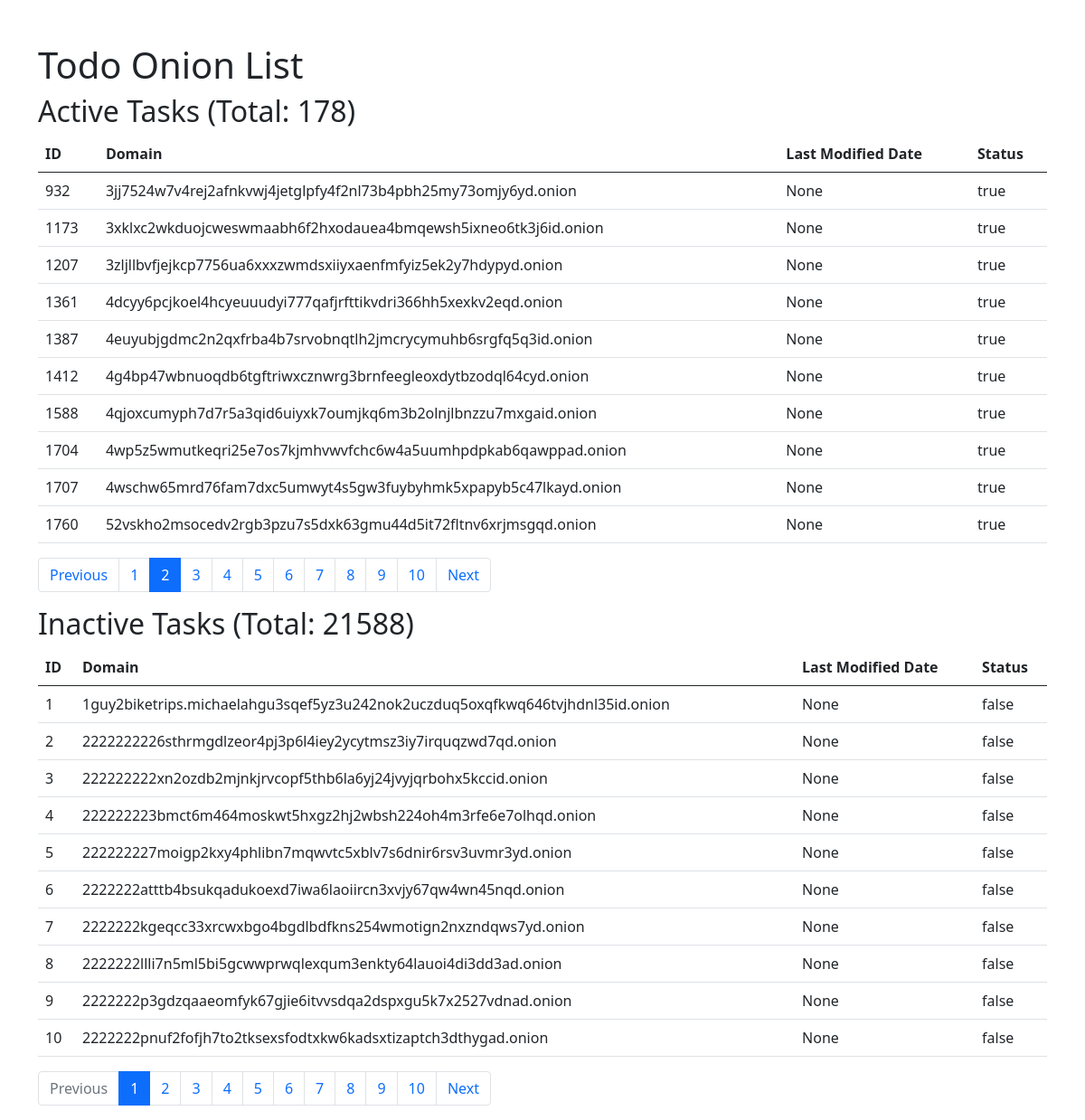
Page /todo?page_active=2&page_inactive=1 on the committed database.
### app/models.py (models this page shows)
class UrlWeb(db.Model):
    __tablename__ = 'url_web'
    id = db.Column(db.Integer,primary_key=True)
    domain = db.Column(db.String(100),nullable=False)
    last_mdate = db.Column(db.String(10),nullable=True)
    status = db.Column(db.String(8),nullable=False)

### app/views.py (the view)
@main.route('/todo')
def todo_onion():
    page_active = int(request.args.get('page_active', 1))
    page_inactive = int(request.args.get('page_inactive', 1))
    items_per_page = 10
    active_list = get_active_tasks(page_active, items_per_page)
    inactive_list = get_inactive_tasks(page_inactive, items_per_page)
    return render_template('TodoOnion.html',
                           activeList=active_list.items,
                           numPagesActive=active_list.pages,
                           pageActive=page_active,
                           inactiveList=inactive_list.items,
                           numPagesInactive=inactive_list.pages,
                           pageInactive=page_inactive,
                           totalActive=active_list.total,
                           totalInactive=inactive_list.total)

### app/services.py (called while the page is built)
def get_active_tasks(page, items_per_page):
    return models.UrlWeb.query.filter_by(status='true').paginate(page=page, per_page=items_per_page, error_out=False)

def get_inactive_tasks(page, items_per_page):
    return models.UrlWeb.query.filter_by(status='false').paginate(page=page, per_page=items_per_page, error_out=False)

### app/templates/TodoOnion.html (shortened to what this page needs)
<!DOCTYPE html>
<html lang="en">
<head>
    <link rel="stylesheet" href="https://cdn.jsdelivr.net/npm/bootstrap@5.1.0/dist/css/bootstrap.min.css">
</head>
<body>
    <div class="container mt-5">
        <h1>Todo Onion List</h1>
        <h2>Active Tasks (Total: {{ totalActive }})</h2>
        <table class="table">
            <thead>
                <tr>
                    <th>ID</th>
                    <th>Domain</th>
                    <th>Last Modified Date</th>
                    <th>Status</th>
                </tr>
            </thead>
            <tbody>
                {% for item in activeList %}
                <tr>
                    <td>{{ item.id }}</td>
                    <td>{{ item.domain }}</td>
                    <td>{{ item.last_mdate }}</td>
                    <td>{{ item.status }}</td>
                </tr>
                {% endfor %}
            </tbody>
        </table>
        <nav aria-label="Page navigation">
            <ul class="pagination">
                <li class="page-item {% if pageActive <= 1 %}disabled{% endif %}">
                    <a class="page-link" href="{{ url_for('main.todo_onion', page_active=pageActive-1, page_inactive=pageInactive) }}">Previous</a>
                </li>
                {% set max_links = 10 %}
                {% set start_page = [pageActive - max_links//2, 1] | max %}
                {% set end_page = [start_page + max_links - 1, numPagesActive] | min %}
                {% for i in range(start_page, end_page + 1) %}
                <li class="page-item {% if i == pageActive %}active{% endif %}">
                    <a class="page-link" href="{{ url_for('main.todo_onion', page_active=i, page_inactive=pageInactive) }}">{{ i }}</a>
                </li>
                {% endfor %}
                <li class="page-item {% if pageActive >= numPagesActive %}disabled{% endif %}">
                    <a class="page-link" href="{{ url_for('main.todo_onion', page_active=pageActive+1, page_inactive=pageInactive) }}">Next</a>
                </li>
            </ul>
        </nav>
        <h2>Inactive Tasks (Total: {{ totalInactive }})</h2>
        <table class="table">
            <thead>
                <tr>
                    <th>ID</th>
                    <th>Domain</th>
                    <th>Last Modified Date</th>
                    <th>Status</th>
                </tr>
            </thead>
            <tbody>
                {% for item in inactiveList %}
                <tr>
                    <td>{{ item.id }}</td>
                    <td>{{ item.domain }}</td>
                    <td>{{ item.last_mdate }}</td>
                    <td>{{ item.status }}</td>
                </tr>
                {% endfor %}
            </tbody>
        </table>
        <nav aria-label="Page navigation">
            <ul class="pagination">
                <li class="page-item {% if pageInactive <= 1 %}disabled{% endif %}">
                    <a class="page-link" href="{{ url_for('main.todo_onion', page_inactive=pageInactive-1, page_active=pageActive) }}">Previous</a>
                </li>
                {% set start_page = [pageInactive - max_links//2, 1] | max %}
                {% set end_page = [start_page + max_links - 1, numPagesInactive] | min %}
                {% for i in range(start_page, end_page + 1) %}
                <li class="page-item {% if i == pageInactive %}active{% endif %}">
                    <a class="page-link" href="{{ url_for('main.todo_onion', page_inactive=i, page_active=pageActive) }}">{{ i }}</a>
                </li>
                {% endfor %}
                <li class="page-item {% if pageInactive >= numPagesInactive %}disabled{% endif %}">
                    <a class="page-link" href="{{ url_for('main.todo_onion', page_inactive=pageInactive+1, page_active=pageActive) }}">Next</a>
                </li>
            </ul>
        </nav>
    </div>
</body>
</html>

### rows in the picture
UrlWeb: id "932", domain "3jj7524w7v4rej2afnkvwj4jetglpfy4f2nl73b4pbh25my73omjy6yd.onion", last_mdate "None", status "true"
UrlWeb: id "1173", domain "3xklxc2wkduojcweswmaabh6f2hxodauea4bmqewsh5ixneo6tk3j6id.onion", last_mdate "None", status "true"
UrlWeb: id "1207", domain "3zljllbvfjejkcp7756ua6xxxzwmdsxiiyxaenfmfyiz5ek2y7hdypyd.onion", last_mdate "None", status "true"
UrlWeb: id "1361", domain "4dcyy6pcjkoel4hcyeuuudyi777qafjrfttikvdri366hh5xexkv2eqd.onion", last_mdate "None", status "true"
UrlWeb: id "1387", domain "4euyubjgdmc2n2qxfrba4b7srvobnqtlh2jmcrycymuhb6srgfq5q3id.onion", last_mdate "None", status "true"
UrlWeb: id "1412", domain "4g4bp47wbnuoqdb6tgftriwxcznwrg3brnfeegleoxdytbzodql64cyd.onion", last_mdate "None", status "true"
UrlWeb: id "1588", domain "4qjoxcumyph7d7r5a3qid6uiyxk7oumjkq6m3b2olnjlbnzzu7mxgaid.onion", last_mdate "None", status "true"
UrlWeb: id "1704", domain "4wp5z5wmutkeqri25e7os7kjmhvwvfchc6w4a5uumhpdpkab6qawppad.onion", last_mdate "None", status "true"
UrlWeb: id "1707", domain "4wschw65mrd76fam7dxc5umwyt4s5gw3fuybyhmk5xpapyb5c47lkayd.onion", last_mdate "None", status "true"
UrlWeb: id "1760", domain "52vskho2msocedv2rgb3pzu7s5dxk63gmu44d5it72fltnv6xrjmsgqd.onion", last_mdate "None", status "true"
UrlWeb: id "1", domain "1guy2biketrips.michaelahgu3sqef5yz3u242nok2uczduq5oxqfkwq646tvjhdnl35id.onion", last_mdate "None", status "false"
UrlWeb: id "2", domain "2222222226sthrmgdlzeor4pj3p6l4iey2ycytmsz3iy7irquqzwd7qd.onion", last_mdate "None", status "false"
UrlWeb: id "3", domain "222222222xn2ozdb2mjnkjrvcopf5thb6la6yj24jvyjqrbohx5kccid.onion", last_mdate "None", status "false"
UrlWeb: id "4", domain "222222223bmct6m464moskwt5hxgz2hj2wbsh224oh4m3rfe6e7olhqd.onion", last_mdate "None", status "false"
UrlWeb: id "5", domain "222222227moigp2kxy4phlibn7mqwvtc5xblv7s6dnir6rsv3uvmr3yd.onion", last_mdate "None", status "false"
UrlWeb: id "6", domain "2222222atttb4bsukqadukoexd7iwa6laoiircn3xvjy67qw4wn45nqd.onion", last_mdate "None", status "false"
UrlWeb: id "7", domain "2222222kgeqcc33xrcwxbgo4bgdlbdfkns254wmotign2nxzndqws7yd.onion", last_mdate "None", status "false"
UrlWeb: id "8", domain "2222222llli7n5ml5bi5gcwwprwqlexqum3enkty64lauoi4di3dd3ad.onion", last_mdate "None", status "false"
UrlWeb: id "9", domain "2222222p3gdzqaaeomfyk67gjie6itvvsdqa2dspxgu5k7x2527vdnad.onion", last_mdate "None", status "false"
UrlWeb: id "10", domain "2222222pnuf2fofjh7to2tksexsfodtxkw6kadsxtizaptch3dthygad.onion", last_mdate "None", status "false"

### other values in the picture
{{ totalActive }} "178"
{{ i }} "1" "2" "3" "4" "5" "6" "7" "8" "9" "10"
{{ totalInactive }} "21588"
